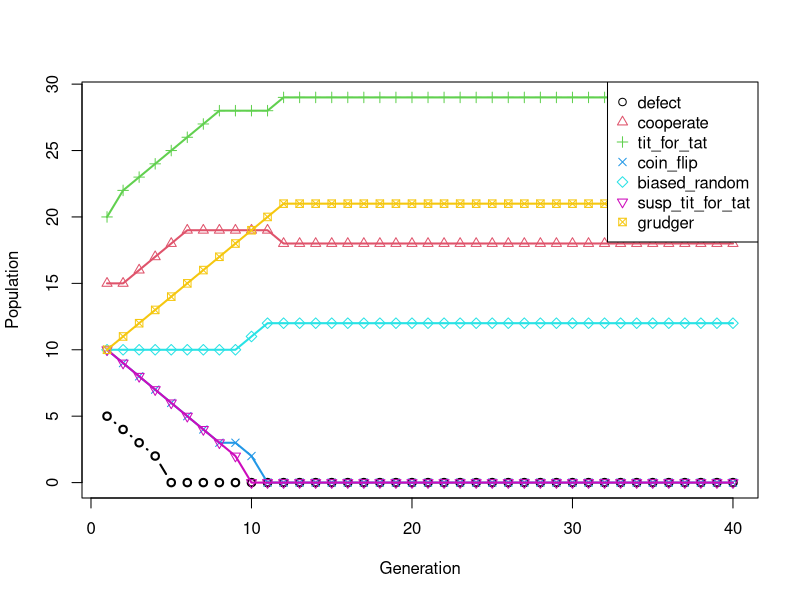

This chart was generated by the following R code:
pops <- read.table("ipd_pop.txt",header=T)
name.list <- names(pops)
pops[1,]
ymax=max(pops)
ymin=min(pops)
plot(pops[,1],type="b",col=1,ylim=c(ymin,ymax),pch=1,lwd=2,ylab="Population",xlab="Generation")
for (i in seq(2,length(name.list))) {
    lines(pops[,i],col=i,lwd=2)
    points(pops[,i],col=i,pch=i)
}
legend("topright",name.list,pch=c(1:length(name.list)),col=c(1:length(name.list)))
